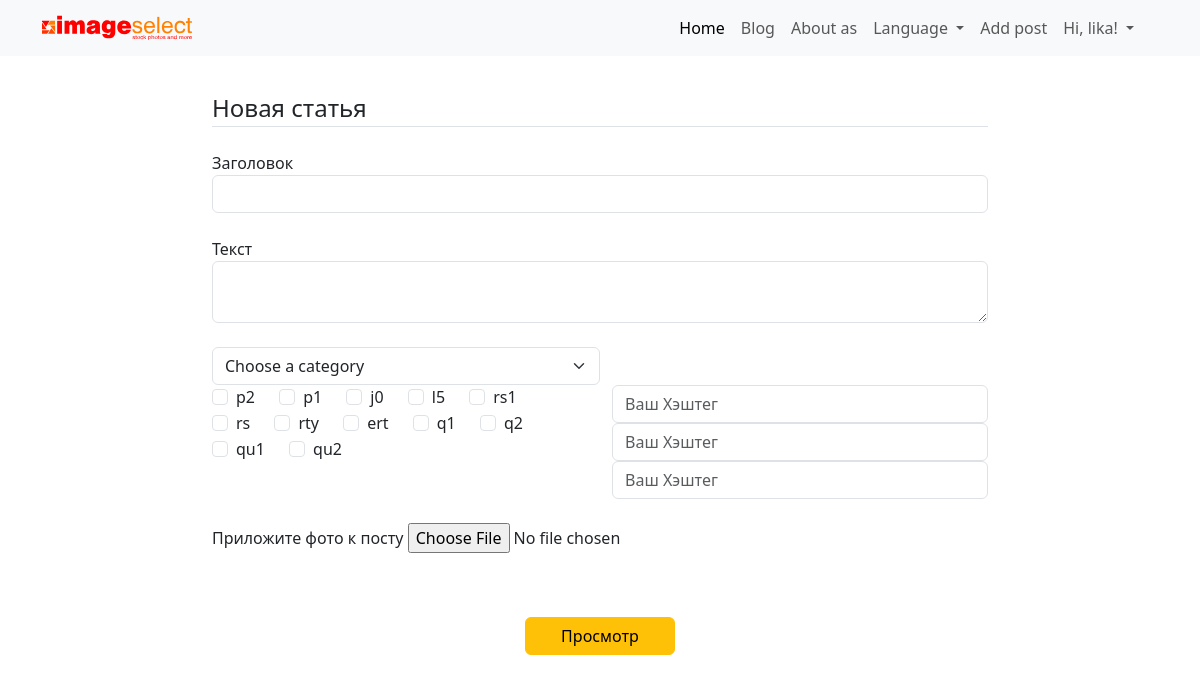
/post/new (signed in), run on an earlier commit of the app's database.
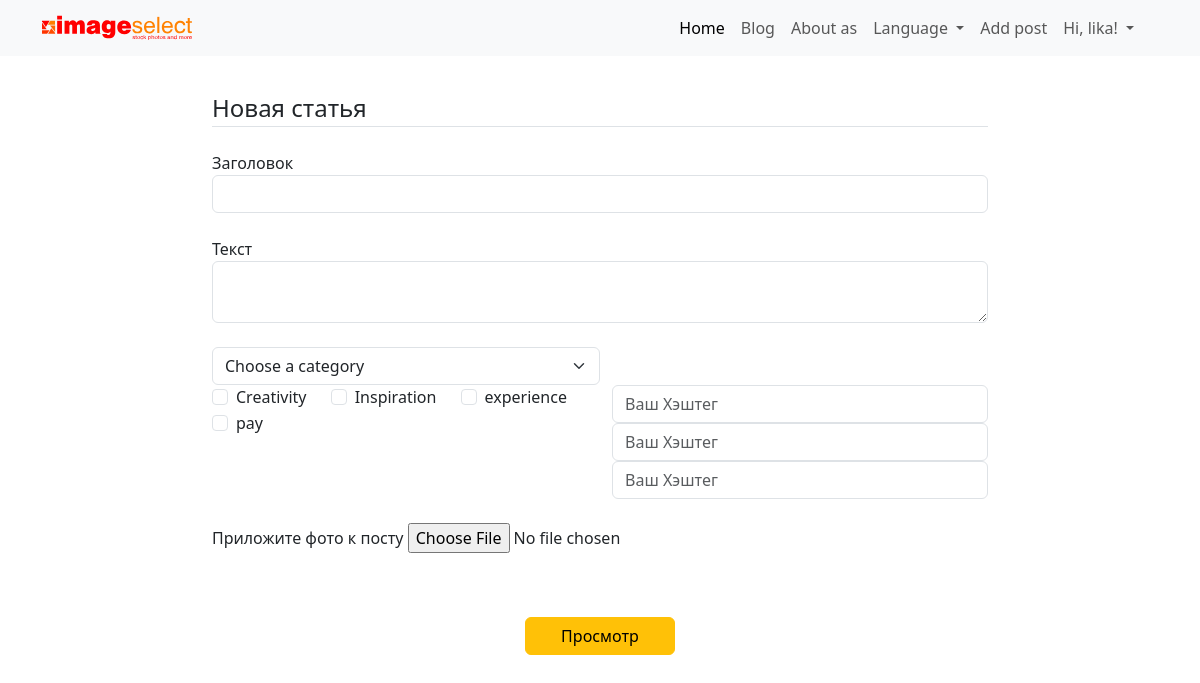
And on a later commit of the database.
### flask_blog_portfolio/models.py (models this page shows, shortened)
class Hashtag(db.Model):
    id = db.Column(db.Integer, primary_key=True)
    name = db.Column(db.String(50), unique=True, nullable=False)

### flask_blog_portfolio/posts/routes.py (the view, shortened to what this page needs)
@posts.route("/post/new", methods=['GET', 'POST'])
@login_required
def new_post():
    categories = Category.query.all()
    hashtags = Hashtag.query.all()
    form = PostForm()
    picture_name = None
    return render_template('create_post.html', title='Новая статья', form=form, image_file=picture_name,
                           legend='Новая статья', categories=categories, hashtags=hashtags)

### flask_blog_portfolio/posts/forms.py
class PostForm(FlaskForm):
    title = StringField('Заголовок', validators=[DataRequired()])
    content = TextAreaField('Текст', validators=[DataRequired()])
    picture = FileField('Приложите фото к посту', validators=[FileAllowed(['jpg', 'png'])])
    submit = SubmitField('Просмотр')

### flask_blog_portfolio/models.py (called while the page is built)
@login_manager.user_loader
def load_user(user_id):
    return User.query.get(int(user_id))

### flask_blog_portfolio/templates/create_post.html (shortened to what this page needs)
{% extends "layout.html" %}
{% block body %}
<section class="add_post">
    <div class="container-sm">
        <form method="POST" action="" enctype="multipart/form-data">
            <fieldset class="form-group">
                <legend class="border-bottom mb-4">{{ legend }}</legend>
                <div class="form-group mb-4">
                    {{ form.title.label(class="form-control-label") }}
                    {% if form.title.errors %}
                    {{ form.title(class="form-control form-control is-invalid") }}
                    <div class="invalid-feedback">
                        {% for error in form.title.errors %}
                        <span>{{ error }}</span>
                        {% endfor %}
                    </div>
                    {% else %}
                    {{ form.title(class="form-control form-control") }}
                    {% endif %}
                </div>
                <div class="form-group mb-4">
                    {{ form.content.label(class="form-control-label") }}
                    {% if form.content.errors %}
                    {{ form.content(class="form-control form-control is-invalid") }}
                    <div class="invalid-feedback">
                        {% for error in form.content.errors %}
                        <span>{{ error }}</span>
                        {% endfor %}
                    </div>
                    {% else %}
                    {{ form.content(class="form-control form-control") }}
                    {% endif %}
                </div>
            </fieldset>
            <div class="form-group mb-4">
                <div class="col-6">
                    <select name="category" class="form-select" aria-label="Default select example">
                        <option selected>Choose a category</option>
                    </select>
                </div>
                <div class="row form-group mb-4">
                    <div class="col-6">
                        {% for hashtag in hashtags %}
                        <div class="form-check hashtags" name="hashtags">
                            <input name="hashtags[]" class="form-check-input" type="checkbox" value="{{ hashtag.id }}"
                                   id="{{ hashtag.id }}">
                            <label class="form-check-label" for="{{ hashtag.id }}">{{ hashtag.name }}</label>
                        </div>
                        {% endfor %}
                    </div>
                    <div class="col-6">
                        <div name="hashtags_new">
                            <input type="text" name="hashtags_new[]" value="" class="form-control"
                                   placeholder="Ваш Хэштег">
                            <input type="text" name="hashtags_new[]" value="" class="form-control"
                                   placeholder="Ваш Хэштег">
                            <input type="text" name="hashtags_new[]" value="" class="form-control"
                                   placeholder="Ваш Хэштег">
                        </div>
                    </div>
                </div>
                <div class="form-group mb-4">
                    {{ form.picture.label() }}
                    {{ form.picture(class="form-control-file") }}
                </div>
                <div class="form-group mb-4 text-center button_post_send">
                    {{ form.submit(class="btn btn-warning create_article_btn") }}
                </div>
            </div>
        </form>
    </div>
</section>
{% endblock %}

What changed in the data, as far as the page shows it:
removed Hashtag: name "rs1"
removed Hashtag: name "rs"
removed Hashtag: name "rty"
removed Hashtag: name "ert"
removed Hashtag: name "q1"
removed Hashtag: name "q2"
removed Hashtag: name "qu1"
removed Hashtag: name "qu2"
changed Hashtag: name "p2" → "Creativity"
changed Hashtag: name "p1" → "Inspiration"
changed Hashtag: name "j0" → "experience"
changed Hashtag: name "l5" → "pay"
